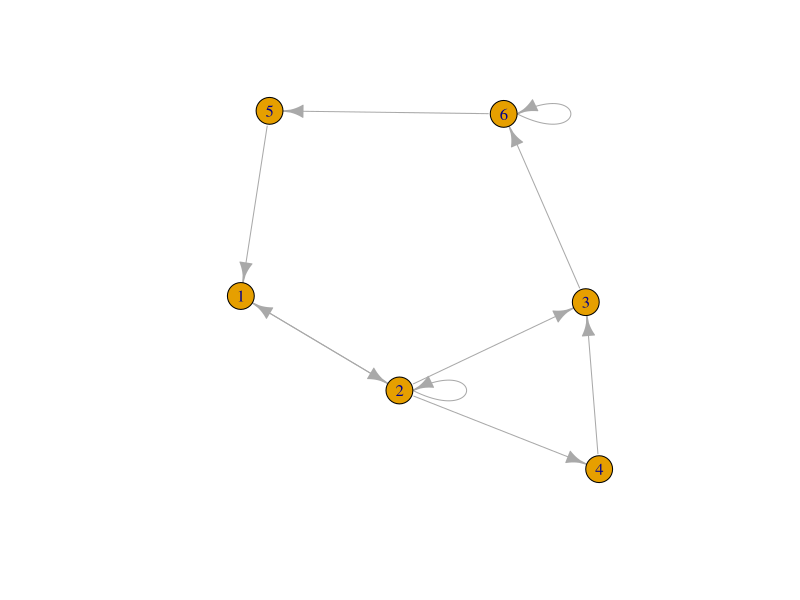
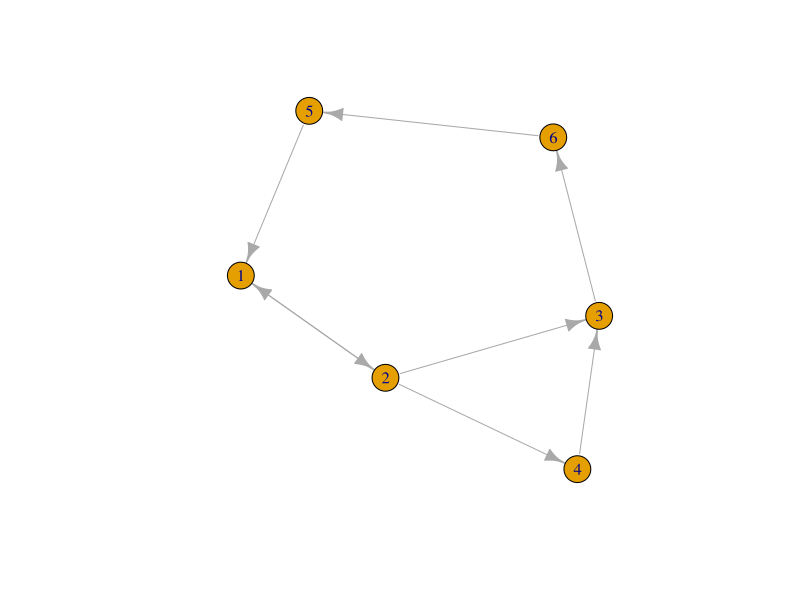
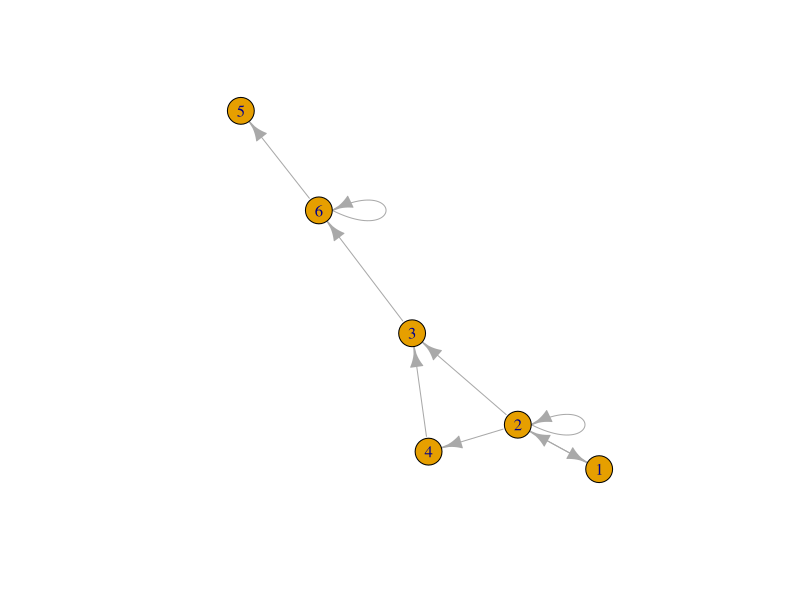
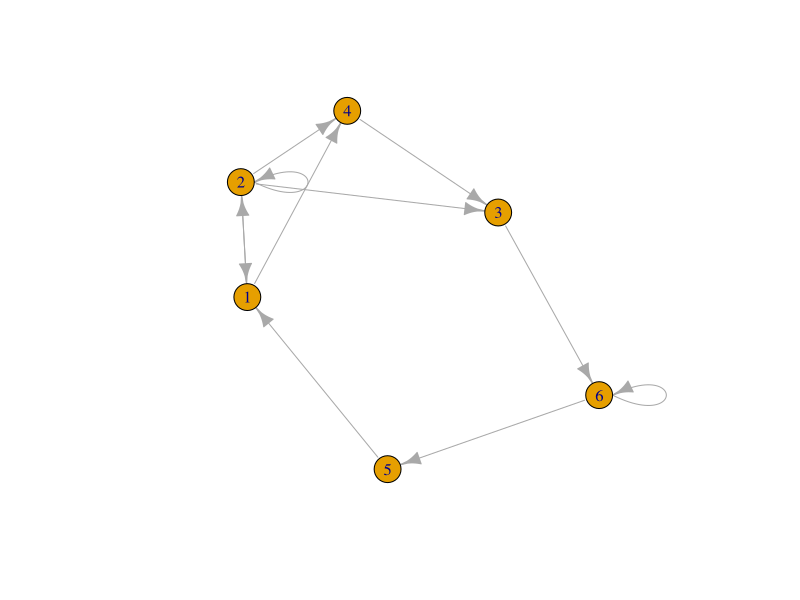
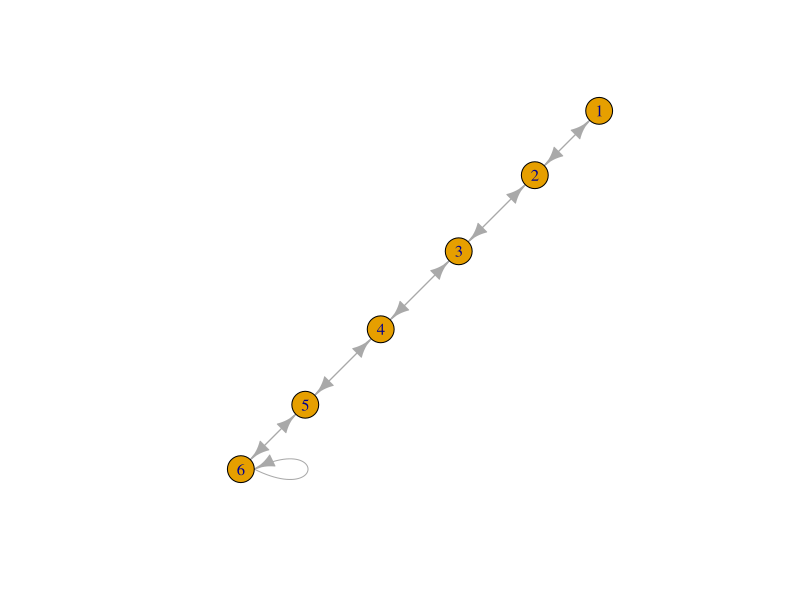
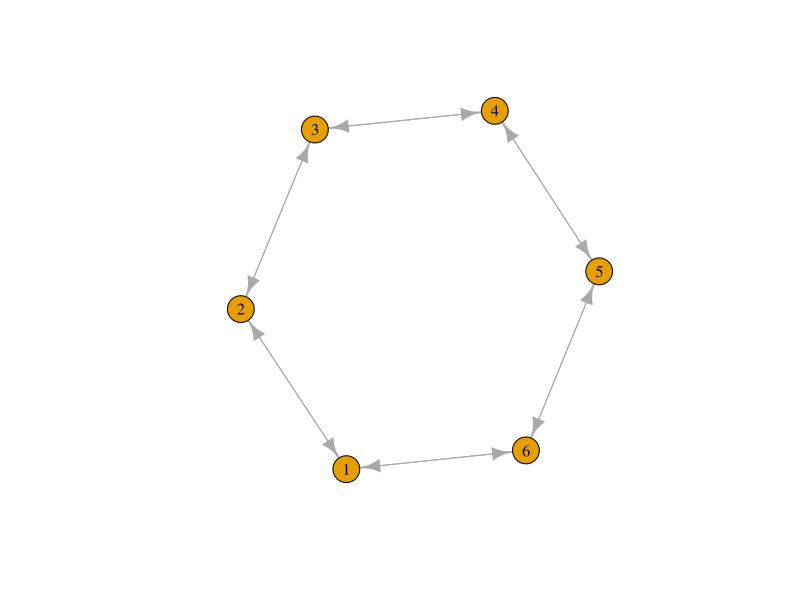

Here is the R script that generated these plots, in order:
library(igraph)
#install.packages("expm")
library(expm)

A1 = matrix(c(0,1,0,0,0,0,
             1,1,1,1,0,0,
             0,0,0,0,0,1,
             0,0,1,0,0,0,
             1,0,0,0,0,0,
             0,0,0,0,1,1),
           nr = 6, byrow = TRUE)
G1 = graph_from_adjacency_matrix(A1, mode = "directed")
plot(G1)

A1p = matrix(c(0,1,0,0,0,0,
             1,0,1,1,0,0,
             0,0,0,0,0,1,
             0,0,1,0,0,0,
             1,0,0,0,0,0,
             0,0,0,0,1,0),
           nr = 6, byrow = TRUE)
G1p = graph_from_adjacency_matrix(A1p, mode = "directed")
plot(G1p)

A2 = matrix(c(0,1,0,0,0,0,
              1,1,1,1,0,0,
              0,0,0,0,0,1,
              0,0,1,0,0,0,
              0,0,0,0,0,0,
              0,0,0,0,1,1),
            nr = 6, byrow = TRUE)
G2 = graph_from_adjacency_matrix(A2, mode = "directed")
plot(G2)

# # Eccentricity and distances 

eccentricity(G1, mode = "out")
eccentricity(G1p, mode = "out")
eccentricity(G1, mode = "in")
# The following 2 are the same ("all" is the default mode)
eccentricity(G1)
eccentricity(G1, mode = "all")

eccentricity(G2, mode = "in")
eccentricity(G2, mode = "out")

# # Degrees

degree(G1, mode = "in")
degree(G1, mode = "out")
degree(G1, mode = "all")

degree_distribution(G1, mode = "in")
degree_distribution(G1, mode = "out")
degree_distribution(G1, mode = "all")

knn(G1p, mode = "in")
knn(G1p, mode = "out")
knn(G1p, mode = "all")

coreness(G1, mode = "in")
coreness(G1, mode = "out")
coreness(G1, mode = "all")

D = distances(G1, mode="out")
powers_A = list()
powers_A[[1]] = A1
for (k in 2:5) {
    powers_A[[k]] = A1 %^% k
}
sigma_st = A1 * 0
for (r in 1:dim(sigma_st)[1]) {
    for (c in 1:dim(sigma_st)[2]) {
        if (r != c) {
            sigma_st[r,c] = powers_A[[D[r,c]]][r,c]
        }
    }
}
sigma_st

A3 = matrix(c(0,1,0,1,0,0,
             1,1,1,1,0,0,
             0,0,0,0,0,1,
             0,0,1,0,0,0,
             1,0,0,0,0,0,
             0,0,0,0,1,1),
           nr = 6, byrow = TRUE)
G3 = graph_from_adjacency_matrix(A3, mode = "directed")
plot(G3)
D = distances(G3, mode="out")
powers_A = list()
powers_A[[1]] = A3
for (k in 2:5) {
    powers_A[[k]] = A3 %^% k
}
sigma_st = A3 * 0
for (r in 1:dim(sigma_st)[1]) {
    for (c in 1:dim(sigma_st)[2]) {
        if (r != c) {
            sigma_st[r,c] = powers_A[[D[r,c]]][r,c]
        }
    }
}
sigma_st

all_shortest_paths(G3, from = 1, to = 3, mode = "out")

betweenness(G1, directed = TRUE, normalized = TRUE)
betweenness(G1, directed = TRUE, normalized = FALSE)
betweenness(G1, directed = FALSE, normalized = TRUE)
betweenness(G1, directed = FALSE, normalized = FALSE)
betweenness(G3, directed = TRUE, normalized = TRUE)
betweenness(G3, directed = TRUE, normalized = FALSE)

A4 = matrix(c(0,1,0,0,0,0,
             1,0,1,0,0,0,
             0,1,0,1,0,0,
             0,0,1,0,1,0,
             0,0,0,1,0,1,
             0,0,0,0,1,1),
           nr = 6, byrow = TRUE)
G4 = graph_from_adjacency_matrix(A4, mode = "directed")
plot(G4)
betweenness(G4, directed = TRUE, normalized = TRUE)
A5 = matrix(c(0,1,0,0,0,1,
             1,0,1,0,0,0,
             0,1,0,1,0,0,
             0,0,1,0,1,0,
             0,0,0,1,0,1,
             1,0,0,0,1,0),
           nr = 6, byrow = TRUE)
G5 = graph_from_adjacency_matrix(A5, mode = "directed")
plot(G5)
betweenness(G5, directed = TRUE, normalized = TRUE)

closeness(G1, normalized = TRUE, mode = "out")
closeness(G3, normalized = TRUE, mode = "out")
closeness(G4, normalized = TRUE, mode = "out")
closeness(G5, normalized = TRUE, mode = "out")
